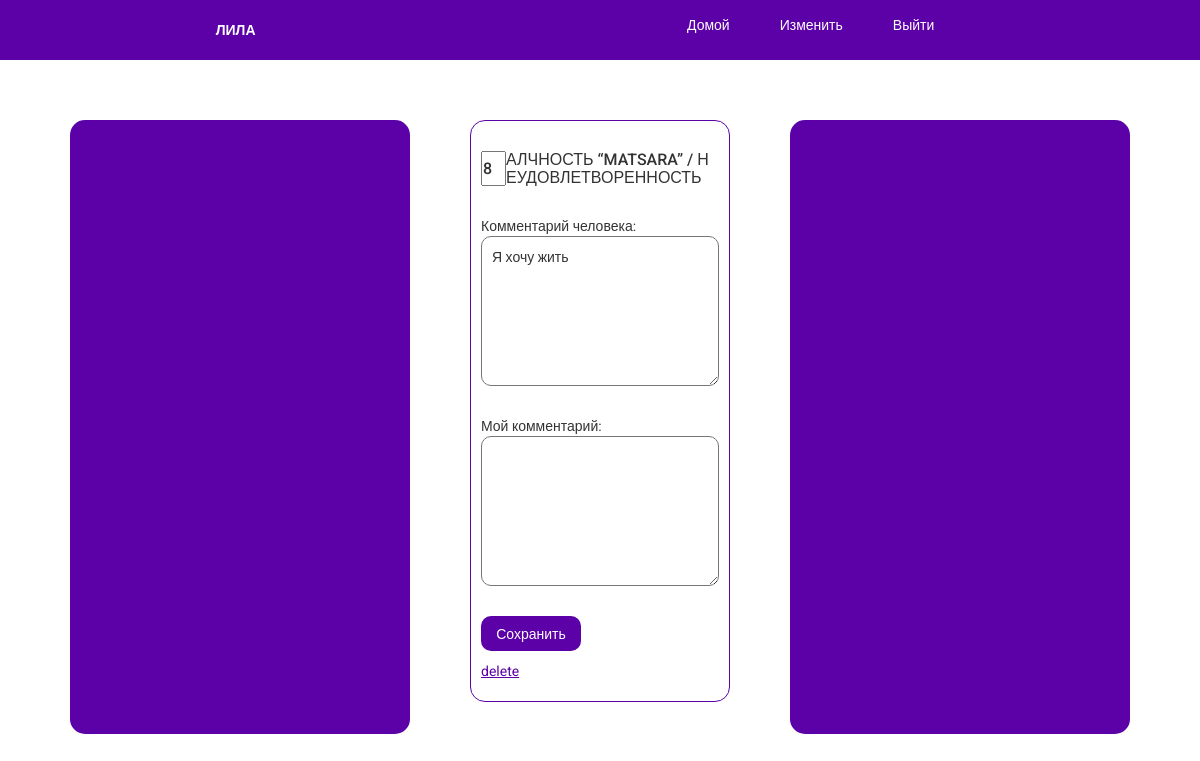
/game/188, run on the app's committed database.
### project/models.py (models this page shows, shortened)
class Game(db.Model):
    id = db.Column(db.Integer, primary_key=True)
    user_comment = db.Column(db.String(250))
    personal_comment = db.Column(db.String(250))
    cell_id = db.Column(db.Integer, db.ForeignKey('cell.id'))
    cell = db.relationship("Cell", backref="cells")
    user_id = db.Column(db.Integer, db.ForeignKey('user.id'))
    user = db.relationship("User", backref="users")

class Cell(db.Model):
    id = db.Column(db.Integer, primary_key=True)
    title = db.Column(db.String(250))
    description = db.Column(db.String(250))
    cell = db.relationship('Game', backref='Game.cell_id', primaryjoin='Cell.id==Game.cell_id', lazy='dynamic')
    type_id = db.Column(db.Integer, db.ForeignKey('type.id'))
    type = db.relationship("Type", backref="cells")

### project/routes.py (the view)
@app.route('/game/<id>', methods=['GET', 'POST'])
def edit_game(id):
    change_game_form = ChangeGameForm()
    game = Game.query.filter_by(id=id).first()
    if change_game_form.is_submitted():
        game.cell_id = change_game_form.cell_id.data
        game.user_comment = change_game_form.user_comment.data.replace('\r\n', '<br>')
        game.personal_comment = change_game_form.my_comment.data.replace('\r\n', '<br>')
        db.session.commit()
        return redirect(url_for('user', id=game.user_id))
    change_game_form.my_comment.data = game.personal_comment
    change_game_form.user_comment.data = game.user_comment
    return render_template('edit_game.html', game=game, change_game_form=change_game_form)

### project/forms.py
class ChangeGameForm(FlaskForm):
    cell_id = StringField(validators=[DataRequired()])
    user_comment = TextAreaField()
    my_comment = TextAreaField()
    submit = SubmitField('Сохранить')

### project/templates/edit_game.html (shortened to what this page needs)
<link rel="stylesheet" href="/static/css/user.css">
<link rel="stylesheet" href="/static/css/_game.css">
<link href="https://stackpath.bootstrapcdn.com/bootstrap/3.4.1/css/bootstrap.min.css" rel="stylesheet">
<link href="https://cdn.jsdelivr.net/npm/summernote@0.8.18/dist/summernote.min.css" rel="stylesheet">
{% extends 'base.html' %}
{% block content %}
<div class="current_user_block">
    <aside class="user">
    </aside>
    <aside class="users_cells">
        <div class="game">
            <div class="edit" id="">
                <form action="", method="POST">
                    <h1>{{change_game_form.cell_id(class='edit_field', value = game.cell.id)}}{{game.cell.title}}</h1>
                    <p>
                        Комментарий человека:
                        {{change_game_form.user_comment(class='edit_field_area', id='summernote')}}
                    </p>
                    <p>
                        Мой комментарий:
                        {{change_game_form.my_comment(class='edit_field_area', id='summernote2')}}
                    </p>
                    <p>
                        {{change_game_form.submit(class='alt_button')}}
                        <a href="{{ url_for('delete_game', id=game.id)}}" class="link2">delete</a>
                    </p>
                </form>
            </div>
        </div>
    </aside>
    <aside class="add_game">
    </aside>
</div>
{% endblock %}

### project/static/css/user.css (style rules this page uses)
.current_user_block { display: flex; justify-content: space-around; width: 90%; margin: 0px auto; margin-top: 50px; }
aside { width: 33%; height: 70vh; border-radius: 15px; padding: 40px; margin: 10px; }
.add_game { background-color: rgb(92, 0, 167); color: white; }
.user { display: flex; flex-direction: column; justify-content: space-between; background-color: rgb(92, 0, 167); color: white; }
.users_cells { overflow-y: scroll; overflow-x: hidden; word-break: break-all; padding-top: 0px; }
.link2 { cursor: pointer; display: block; margin-top: 10px; color: rgb(92, 0, 167); text-decoration: underline; }
.alt_button { height: 35px; width: 100px; margin-right: 25px; background-color: rgb(92, 0, 167); border: 1px solid rgba(128, 128, 128, 0); border-radius: 10px; color: white; }
p { padding: 0px; }

### project/static/css/_game.css (style rules this page uses)
.game { width: 100%; border: 1px solid rgb(92, 0, 167); border-radius: 15px; margin-bottom: 15px; }
.game p, .game h1 { display: flex; flex-direction: column; padding: 10px; }
.edit h1 { display: flex; flex-direction: row; }
.edit_field { width: 25px; }
.edit_field_area { height: 150px; border-radius: 10px; padding: 10px; }
.game h1 { font-size: medium; }

### project/static/css/base.css (style rules this page uses)
* { padding: 0px; margin: 0px; font-family: 'Roboto', sans-serif; text-decoration: none; }

### data on the page
Game: cell_id "8", user_comment "Я хочу жить"
Cell: cell "АЛЧНОСТЬ “MATSARA” / НЕУДОВЛЕТВОРЕННОСТЬ"
